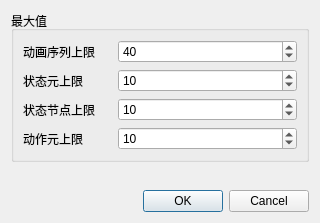
<?xml version="1.0" encoding="UTF-8"?>
<ui version="4.0">
 <class>W_COAS_Length</class>
 <widget class="QDialog" name="W_COAS_Length">
  <property name="geometry">
   <rect>
    <x>0</x>
    <y>0</y>
    <width>320</width>
    <height>223</height>
   </rect>
  </property>
  <property name="windowTitle">
   <string>数据最大值</string>
  </property>
  <layout class="QVBoxLayout" name="verticalLayout">
   <item>
    <widget class="QGroupBox" name="groupBox_2">
     <property name="title">
      <string>最大值</string>
     </property>
     <layout class="QGridLayout" name="gridLayout" columnstretch="1,2">
      <item row="1" column="0">
       <widget class="QLabel" name="label_zeroFillCount_2">
        <property name="text">
         <string>状态元上限</string>
        </property>
       </widget>
      </item>
      <item row="3" column="0">
       <widget class="QLabel" name="label_zeroFillCount">
        <property name="text">
         <string>动作元上限</string>
        </property>
       </widget>
      </item>
      <item row="1" column="1">
       <widget class="QSpinBox" name="spinBox_state">
        <property name="minimum">
         <number>4</number>
        </property>
        <property name="maximum">
         <number>2000</number>
        </property>
        <property name="value">
         <number>10</number>
        </property>
       </widget>
      </item>
      <item row="0" column="0">
       <widget class="QLabel" name="label_3">
        <property name="text">
         <string>动画序列上限</string>
        </property>
       </widget>
      </item>
      <item row="0" column="1">
       <widget class="QSpinBox" name="spinBox_actionSeq">
        <property name="minimum">
         <number>4</number>
        </property>
        <property name="maximum">
         <number>4000</number>
        </property>
        <property name="value">
         <number>40</number>
        </property>
       </widget>
      </item>
      <item row="3" column="1">
       <widget class="QSpinBox" name="spinBox_action">
        <property name="minimum">
         <number>4</number>
        </property>
        <property name="maximum">
         <number>2000</number>
        </property>
        <property name="value">
         <number>10</number>
        </property>
       </widget>
      </item>
      <item row="2" column="0">
       <widget class="QLabel" name="label_zeroFillCount_3">
        <property name="text">
         <string>状态节点上限</string>
        </property>
       </widget>
      </item>
      <item row="2" column="1">
       <widget class="QSpinBox" name="spinBox_stateNode">
        <property name="minimum">
         <number>4</number>
        </property>
        <property name="maximum">
         <number>2000</number>
        </property>
        <property name="value">
         <number>10</number>
        </property>
       </widget>
      </item>
     </layout>
    </widget>
   </item>
   <item>
    <spacer name="verticalSpacer">
     <property name="orientation">
      <enum>Qt::Vertical</enum>
     </property>
     <property name="sizeHint" stdset="0">
      <size>
       <width>20</width>
       <height>40</height>
      </size>
     </property>
    </spacer>
   </item>
   <item>
    <widget class="QDialogButtonBox" name="buttonBox">
     <property name="orientation">
      <enum>Qt::Horizontal</enum>
     </property>
     <property name="standardButtons">
      <set>QDialogButtonBox::Cancel|QDialogButtonBox::Ok</set>
     </property>
    </widget>
   </item>
  </layout>
 </widget>
 <resources/>
 <connections>
  <connection>
   <sender>buttonBox</sender>
   <signal>rejected()</signal>
   <receiver>W_COAS_Length</receiver>
   <slot>reject()</slot>
   <hints>
    <hint type="sourcelabel">
     <x>345</x>
     <y>303</y>
    </hint>
    <hint type="destinationlabel">
     <x>286</x>
     <y>274</y>
    </hint>
   </hints>
  </connection>
 </connections>
</ui>
